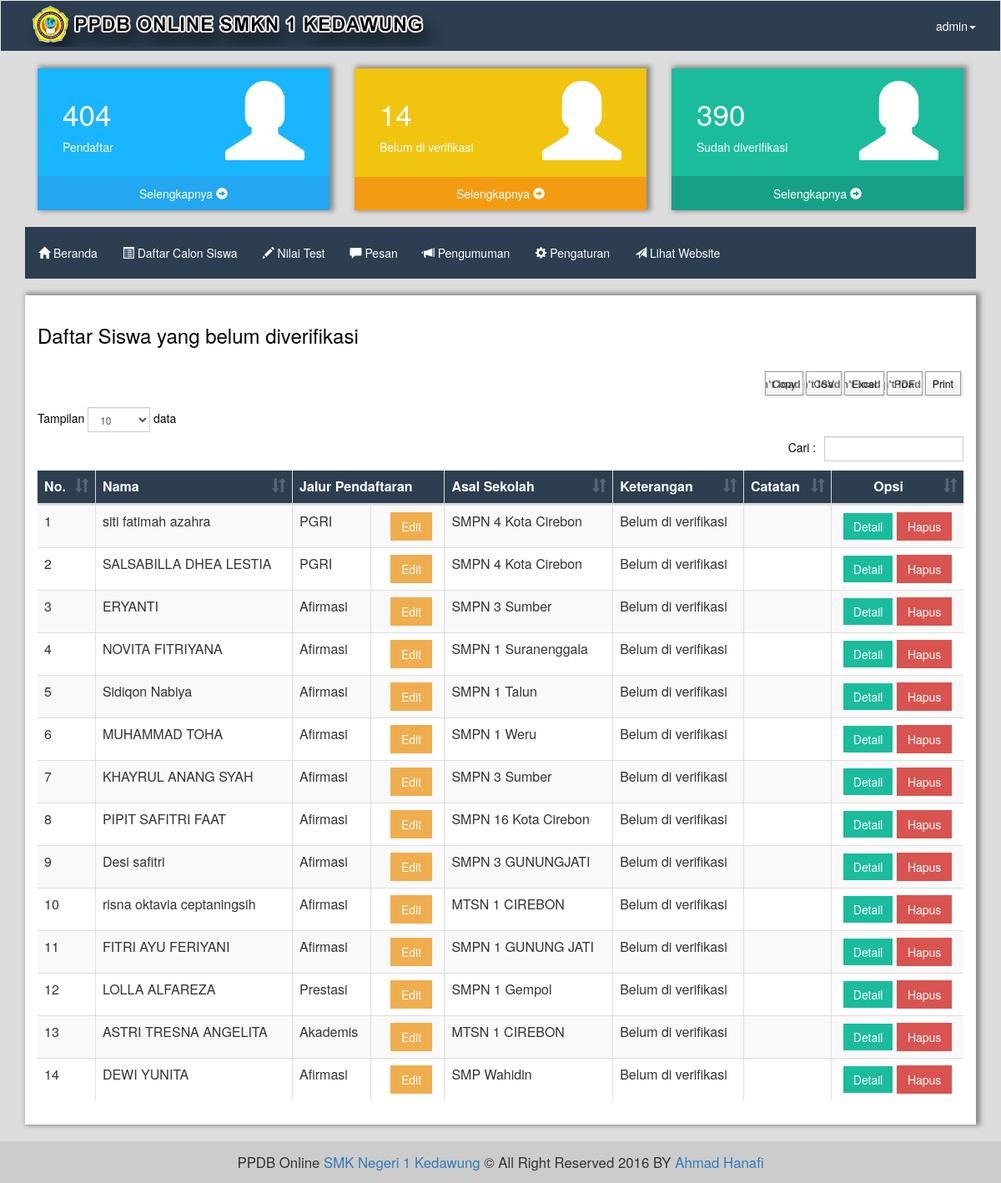
The app's page /admin/belum.verifikasi (signed in) with its own data.
### tables this page shows
CREATE TABLE IF NOT EXISTS `tb_biodata` (
`id` int(11) NOT NULL,
  `id_user` int(10) NOT NULL,
  `name` varchar(255) NOT NULL,
  `nisn` varchar(15) NOT NULL,
  `tmp_lahir` varchar(50) NOT NULL,
  `tgl_lahir` date NOT NULL,
  `jk` enum('Laki-Laki','Perempuan') NOT NULL,
  `agama` varchar(20) NOT NULL,
  `no_hp` varchar(20) NOT NULL,
  `alamat` text NOT NULL,
  `asal_smp` varchar(50) NOT NULL,
  `no_peserta` varchar(20) DEFAULT NULL,
  `verifikasi` tinyint(1) NOT NULL,
  `konfirmasi` tinyint(1) NOT NULL,
  `print` enum('Yes','No') NOT NULL DEFAULT 'No'
);

CREATE TABLE IF NOT EXISTS `tb_users` (
`id` int(11) NOT NULL,
  `name` varchar(255) NOT NULL,
  `email` varchar(100) NOT NULL,
  `pil_daftar` varchar(50) NOT NULL,
  `username` varchar(255) NOT NULL,
  `password` varchar(255) NOT NULL,
  `verified` enum('Yes','No') NOT NULL,
  `role` tinyint(1) NOT NULL,
  `remember_token` varchar(100) DEFAULT NULL,
  `created_at` timestamp NOT NULL DEFAULT CURRENT_TIMESTAMP,
  `updated_at` timestamp NOT NULL DEFAULT '0000-00-00 00:00:00'
);

### admin/inc/blm_verifikasi.php (the view, shortened to what this page needs)
<?php
global $link;
$sql = "SELECT `tb_users`.* , `tb_biodata` .* FROM `tb_users` JOIN `tb_biodata` ON `tb_users`.`id` = `tb_biodata`.`id_user` WHERE `verifikasi` = 0 ORDER BY `tb_users`.`id` ";
$exc = mysqli_query($link, $sql);
$no = 1;
$lev = @$_SESSION['admin']['level'];
?>
<div class="panel panel-default">
	<div class="panel-body content-adm">
		<h3>Daftar Siswa yang belum diverifikasi</h3>
		<br>
		<table class="table table-bordered table-striped" id="tabel-saya">
			<thead style="background:#2C3E50;color:#fff;">
				<tr>
					<th>No.</th>
					<th>Nama</th>
					<th colspan="2">Jalur Pendaftaran</th>
					<th >Asal Sekolah</th>
					<th>Keterangan</th>
					<th>Catatan</th>
					<th class="center">Opsi</th>
				</tr>
			</thead>
			<tbody>
			<?php while ($list = mysqli_fetch_assoc($exc)) { ?>
				<tr>
					<td><?= $no; ?></td>
					<td><?= $list['name']; ?></td>
					<td><?= $list['pil_daftar']; ?> </td>
					<td>
						<a href="edit.jalur.<?= $list['id_user']; ?>" class="btn-opt btn-warning" style="margin-left:15px;">Edit</a>
					</td>
					<td><?= $list['asal_smp']; ?></td>
					<?php
						if($list['verifikasi'] == 0){
							$verifikasi = "Belum di verifikasi";
						} else {
							$verifikasi = "Telah diverifikasi";
						}
					?>
					<td><?= $verifikasi; ?></td>
					<td><?= $list['catatan']; ?></td>
					<td class="center">
						<a href="detail.<?= $list['id_user']; ?>" class="btn-opt btn-primary">Detail</a>
					<?php if($lev == 1){ ?>
							<a onclick="return konfirmasi();" href="hapus.<?= $list['id_user']; ?>" class="btn-opt btn-danger">Hapus</a>
							<?php } else { echo "";} ?>
					</td>
				</tr>
			<?php $no++; } ?>
			</tbody>
		</table>
	</div>
</div>

### assets/css/main.css (style rules this page uses)
* { margin: 0; padding: 0; text-decoration: none; list-style: none; border-radius: 0px !important; }
body { background: #eee; }
.center { text-align: center; }
.btn-opt { display: inline-block; padding: 6px 12px; margin-bottom: 0; font-size: 14px; font-weight: normal; line-height: 1.42857143; text-align: center; white-space: nowrap; vertical-align: middle; -ms-touch-action: manipulation; touch-action: manipulation; cursor: pointer; -webkit-user-select: none; -moz-user-select: none; -ms-user-select: none; user-select: none; background-image: none; border: 1px solid transparent; border-radius: 4px; }
.btn-primary { background: #1abc9c !important; border: none; }
.panel-body, .panel-footer > a { color: #FFF !important; }
.panel { border:none !important; }
.table { border: none !important; }
.content-adm { min-height: 450px; color: #000 !important; box-shadow: 3px -1px 6px 2px #888; }
thead { background: #34495e; color: #fff !important; }

### records on screen
tb_biodata: name "siti fatimah azahra", id_user.pil_daftar "PGRI", asal_smp "SMPN 4 Kota Cirebon", verifikasi "Belum di verifikasi"
tb_biodata: name "SALSABILLA DHEA LESTIA", id_user.pil_daftar "PGRI", asal_smp "SMPN 4 Kota Cirebon", verifikasi "Belum di verifikasi"
tb_biodata: name "ERYANTI", id_user.pil_daftar "Afirmasi", asal_smp "SMPN 3 Sumber", verifikasi "Belum di verifikasi"
tb_biodata: name "NOVITA FITRIYANA", id_user.pil_daftar "Afirmasi", asal_smp "SMPN 1 Suranenggala", verifikasi "Belum di verifikasi"
tb_biodata: name "Sidiqon Nabiya", id_user.pil_daftar "Afirmasi", asal_smp "SMPN 1 Talun", verifikasi "Belum di verifikasi"
tb_biodata: name "MUHAMMAD TOHA", id_user.pil_daftar "Afirmasi", asal_smp "SMPN 1 Weru", verifikasi "Belum di verifikasi"
tb_biodata: name "KHAYRUL ANANG SYAH", id_user.pil_daftar "Afirmasi", asal_smp "SMPN 3 Sumber", verifikasi "Belum di verifikasi"
tb_biodata: name "PIPIT SAFITRI FAAT", id_user.pil_daftar "Afirmasi", asal_smp "SMPN 16 Kota Cirebon", verifikasi "Belum di verifikasi"
tb_biodata: name "Desi safitri", id_user.pil_daftar "Afirmasi", asal_smp "SMPN 3 GUNUNGJATI", verifikasi "Belum di verifikasi"
tb_biodata: name "risna oktavia ceptaningsih", id_user.pil_daftar "Afirmasi", asal_smp "MTSN 1 CIREBON", verifikasi "Belum di verifikasi"
tb_biodata: name "FITRI AYU FERIYANI", id_user.pil_daftar "Afirmasi", asal_smp "SMPN 1 GUNUNG JATI", verifikasi "Belum di verifikasi"
tb_biodata: name "LOLLA ALFAREZA", id_user.pil_daftar "Prestasi", asal_smp "SMPN 1 Gempol", verifikasi "Belum di verifikasi"
tb_biodata: name "ASTRI TRESNA ANGELITA", id_user.pil_daftar "Akademis", asal_smp "MTSN 1 CIREBON", verifikasi "Belum di verifikasi"
tb_biodata: name "DEWI YUNITA", id_user.pil_daftar "Afirmasi", asal_smp "SMP Wahidin", verifikasi "Belum di verifikasi"

### other values on screen
$d['COUNT(*)'] "404"
$vf['COUNT(*)'] "14"
$vt['COUNT(*)'] "390"
